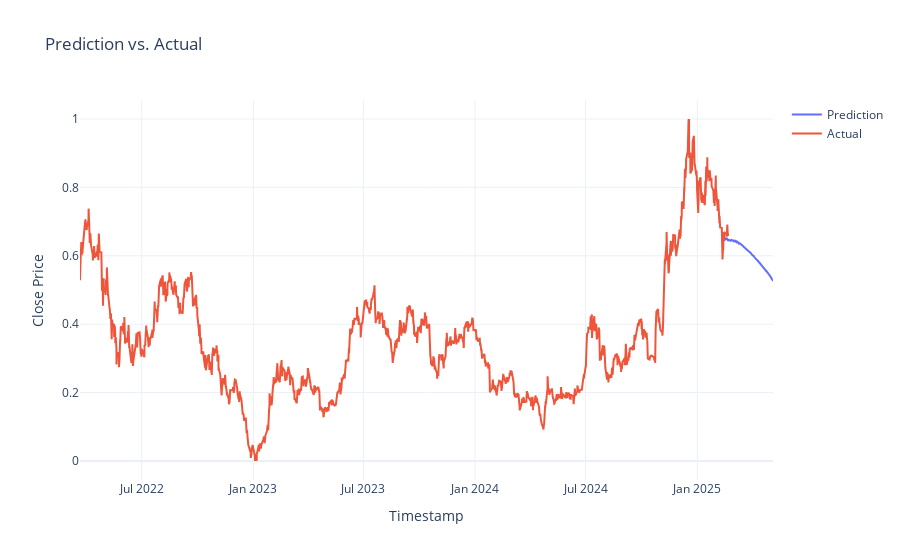

Notebook cell for this chart:
### Code cell
import plotly.graph_objects as go

fig = go.Figure()

# Add prediction trace
fig.add_trace(go.Scatter(
    x=prediction['timestamp'],
    y=prediction['mean'],
    mode='lines',
    name='Prediction'
))

# Add actual (test data) trace
fig.add_trace(go.Scatter(
    x=test_data['timestamp'],
    y=test_data['Close'],
    mode='lines',
    name='Actual'
))

fig.update_layout(
    title="Prediction vs. Actual",
    xaxis_title="Timestamp",
    yaxis_title="Close Price",
    template="plotly_white"
)

fig.show()

### Figure 1 — Plotly figure (JSON) as saved in the notebook; plotly's stock layout.template omitted (floating-point values rounded to 4 significant figures; data arrays with more than 128 entries replaced by an {"elided": "..."} marker saying what was removed)
{"data": [{"mode": "lines", "name": "Prediction", "type": "scatter", "x": {"elided": "2000 str values"}, "y": {"elided": "2000 float values"}}, {"mode": "lines", "name": "Actual", "type": "scatter", "x": {"elided": "5107 str values"}, "y": {"elided": "5107 float values"}}], "layout": {"title": {"text": "Prediction vs. Actual"}, "xaxis": {"title": {"text": "Timestamp"}}, "yaxis": {"title": {"text": "Close Price"}}}}
